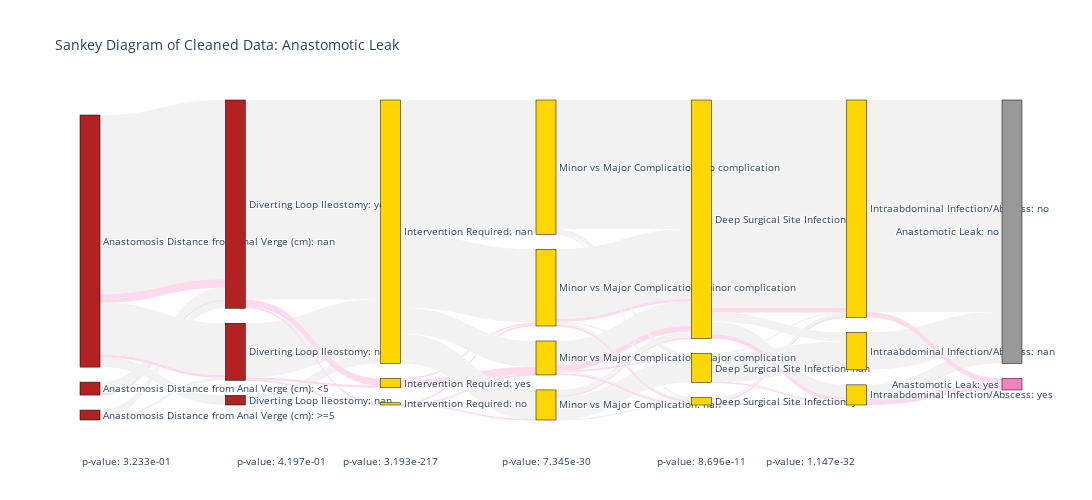

The code cell stored with this chart in its notebook:
### Markdown cell above
Glen suggested that I look into the relationship of distance from anal verge on leakage, since is generally thought that smaller distance from anal verge (< 5 cm) means greater chance of a leak.

### Code cell
# Include only those with LAR and non-empty
lar_df = rcc[(rcc['Type of Operation of Rectal Tumor'] == 'lar')].copy()
lar_df['Anastomotic Leak'] = lar_df['Anastomotic Leak'].fillna('no')

# Encode 'Anastomosis Distance from Anal Verge' into less than and greater than 5 cm
lar_df['Anastomosis Distance from Anal Verge (cm)'] = pd.cut(lar_df['Anastomosis Distance from Anal Verge (cm)'], [0.0, 5.0, 12.0], 
                                                             labels = ['<5', '>=5'], right=False, include_lowest=True)

# Viz with sankey, together with intervention and sepsis features
feats = ['Anastomosis Distance from Anal Verge (cm)', 'Diverting Loop Ileostomy', 'Intervention Required', 'Minor vs Major Complication', 'Deep Surgical Site Infection', 'Intraabdominal Infection/Abscess', 'Anastomotic Leak']
sankey_from_cleaned_data(lar_df, feats, 'Anastomotic Leak')

### Figure 1 — Plotly figure (JSON) as saved in the notebook; plotly's stock layout.template omitted (floating-point values rounded to 4 significant figures)
{"data": [{"arrangement": "snap", "link": {"color": ["rgb(242,242,242)", "rgb(253,218,236)", "rgb(242,242,242)", "rgb(253,218,236)", "rgb(242,242,242)", "rgb(253,218,236)", "rgb(242,242,242)", "rgb(253,218,236)", "rgb(242,242,242)", "rgb(253,218,236)", "rgb(242,242,242)", "rgb(253,218,236)", "rgb(242,242,242)", "rgb(253,218,236)", "rgb(242,242,242)", "rgb(253,218,236)", "rgb(242,242,242)", "rgb(253,218,236)", "rgb(242,242,242)", "rgb(253,218,236)", "rgb(242,242,242)", "rgb(253,218,236)", "rgb(242,242,242)", "rgb(253,218,236)", "rgb(242,242,242)", "rgb(253,218,236)", "rgb(242,242,242)", "rgb(253,218,236)", "rgb(242,242,242)", "rgb(253,218,236)", "rgb(242,242,242)", "rgb(253,218,236)", "rgb(242,242,242)", "rgb(253,218,236)", "rgb(242,242,242)", "rgb(253,218,236)", "rgb(242,242,242)", "rgb(253,218,236)", "rgb(242,242,242)", "rgb(253,218,236)", "rgb(242,242,242)", "rgb(253,218,236)", "rgb(242,242,242)", "rgb(253,218,236)", "rgb(242,242,242)", "rgb(253,218,236)", "rgb(242,242,242)", "rgb(253,218,236)", "rgb(242,242,242)", "rgb(253,218,236)", "rgb(242,242,242)", "rgb(253,218,236)", "rgb(242,242,242)", "rgb(253,218,236)", "rgb(242,242,242)", "rgb(253,218,236)", "rgb(242,242,242)", "rgb(253,218,236)", "rgb(242,242,242)", "rgb(253,218,236)", "rgb(242,242,242)", "rgb(253,218,236)", "rgb(242,242,242)", "rgb(253,218,236)", "rgb(242,242,242)", "rgb(253,218,236)", "rgb(242,242,242)", "rgb(253,218,236)", "rgb(242,242,242)", "rgb(253,218,236)", "rgb(242,242,242)", "rgb(253,218,236)", "rgb(242,242,242)", "rgb(253,218,236)", "rgb(242,242,242)", "rgb(253,218,236)", "rgb(242,242,242)", "rgb(253,218,236)", "rgb(242,242,242)", "rgb(253,218,236)", "rgb(242,242,242)", "rgb(253,218,236)", "rgb(242,242,242)", "rgb(253,218,236)", "rgb(242,242,242)", "rgb(253,218,236)", "rgb(242,242,242)", "rgb(253,218,236)", "rgb(242,242,242)", "rgb(253,218,236)", "rgb(242,242,242)", "rgb(253,218,236)", "rgb(242,242,242)", "rgb(253,218,236)", "rgb(242,242,242)", "rgb(253,218,236)", "rgb(242,242,242)", "rgb(253,218,236)", "rgb(242,242,242)", "rgb(253,218,236)", "rgb(242,242,242)", "rgb(253,218,236)", "rgb(242,242,242)", "rgb(253,218,236)", "rgb(242,242,242)", "rgb(253,218,236)", "rgb(242,242,242)", "rgb(253,218,236)", "rgb(242,242,242)", "rgb(253,218,236)", "rgb(242,242,242)", "rgb(253,218,236)", "rgb(242,242,242)", "rgb(253,218,236)"], "hovercolor": ["rgb(153,153,153)", "rgb(247,129,191)", "rgb(153,153,153)", "rgb(247,129,191)", "rgb(153,153,153)", "rgb(247,129,191)", "rgb(153,153,153)", "rgb(247,129,191)", "rgb(153,153,153)", "rgb(247,129,191)", "rgb(153,153,153)", "rgb(247,129,191)", "rgb(153,153,153)", "rgb(247,129,191)", "rgb(153,153,153)", "rgb(247,129,191)", "rgb(153,153,153)", "rgb(247,129,191)", "rgb(153,153,153)", "rgb(247,129,191)", "rgb(153,153,153)", "rgb(247,129,191)", "rgb(153,153,153)", "rgb(247,129,191)", "rgb(153,153,153)", "rgb(247,129,191)", "rgb(153,153,153)", "rgb(247,129,191)", "rgb(153,153,153)", "rgb(247,129,191)", "rgb(153,153,153)", "rgb(247,129,191)", "rgb(153,153,153)", "rgb(247,129,191)", "rgb(153,153,153)", "rgb(247,129,191)", "rgb(153,153,153)", "rgb(247,129,191)", "rgb(153,153,153)", "rgb(247,129,191)", "rgb(153,153,153)", "rgb(247,129,191)", "rgb(153,153,153)", "rgb(247,129,191)", "rgb(153,153,153)", "rgb(247,129,191)", "rgb(153,153,153)", "rgb(247,129,191)", "rgb(153,153,153)", "rgb(247,129,191)", "rgb(153,153,153)", "rgb(247,129,191)", "rgb(153,153,153)", "rgb(247,129,191)", "rgb(153,153,153)", "rgb(247,129,191)", "rgb(153,153,153)", "rgb(247,129,191)", "rgb(153,153,153)", "rgb(247,129,191)", "rgb(153,153,153)", "rgb(247,129,191)", "rgb(153,153,153)", "rgb(247,129,191)", "rgb(153,153,153)", "rgb(247,129,191)", "rgb(153,153,153)", "rgb(247,129,191)", "rgb(153,153,153)", "rgb(247,129,191)", "rgb(153,153,153)", "rgb(247,129,191)", "rgb(153,153,153)", "rgb(247,129,191)", "rgb(153,153,153)", "rgb(247,129,191)", "rgb(153,153,153)", "rgb(247,129,191)", "rgb(153,153,153)", "rgb(247,129,191)", "rgb(153,153,153)", "rgb(247,129,191)", "rgb(153,153,153)", "rgb(247,129,191)", "rgb(153,153,153)", "rgb(247,129,191)", "rgb(153,153,153)", "rgb(247,129,191)", "rgb(153,153,153)", "rgb(247,129,191)", "rgb(153,153,153)", "rgb(247,129,191)", "rgb(153,153,153)", "rgb(247,129,191)", "rgb(153,153,153)", "rgb(247,129,191)", "rgb(153,153,153)", "rgb(247,129,191)", "rgb(153,153,153)", "rgb(247,129,191)", "rgb(153,153,153)", "rgb(247,129,191)", "rgb(153,153,153)", "rgb(247,129,191)", "rgb(153,153,153)", "rgb(247,129,191)", "rgb(153,153,153)", "rgb(247,129,191)", "rgb(153,153,153)", "rgb(247,129,191)", "rgb(153,153,153)", "rgb(247,129,191)", "rgb(153,153,153)", "rgb(247,129,191)"], "label": ["Anastomotic Leak: no", "Anastomotic Leak: yes", "Anastomotic Leak: no", "Anastomotic Leak: yes", "Anastomotic Leak: no", "Anastomotic Leak: yes", "Anastomotic Leak: no", "Anastomotic Leak: yes", "Anastomotic Leak: no", "Anastomotic Leak: yes", "Anastomotic Leak: no", "Anastomotic Leak: yes", "Anastomotic Leak: no", "Anastomotic Leak: yes", "Anastomotic Leak: no", "Anastomotic Leak: yes", "Anastomotic Leak: no", "Anastomotic Leak: yes", "Anastomotic Leak: no", "Anastomotic Leak: yes", "Anastomotic Leak: no", "Anastomotic Leak: yes", "Anastomotic Leak: no", "Anastomotic Leak: yes", "Anastomotic Leak: no", "Anastomotic Leak: yes", "Anastomotic Leak: no", "Anastomotic Leak: yes", "Anastomotic Leak: no", "Anastomotic Leak: yes", "Anastomotic Leak: no", "Anastomotic Leak: yes", "Anastomotic Leak: no", "Anastomotic Leak: yes", "Anastomotic Leak: no", "Anastomotic Leak: yes", "Anastomotic Leak: no", "Anastomotic Leak: yes", "Anastomotic Leak: no", "Anastomotic Leak: yes", "Anastomotic Leak: no", "Anastomotic Leak: yes", "Anastomotic Leak: no", "Anastomotic Leak: yes", "Anastomotic Leak: no", "Anastomotic Leak: yes", "Anastomotic Leak: no", "Anastomotic Leak: yes", "Anastomotic Leak: no", "Anastomotic Leak: yes", "Anastomotic Leak: no", "Anastomotic Leak: yes", "Anastomotic Leak: no", "Anastomotic Leak: yes", "Anastomotic Leak: no", "Anastomotic Leak: yes", "Anastomotic Leak: no", "Anastomotic Leak: yes", "Anastomotic Leak: no", "Anastomotic Leak: yes", "Anastomotic Leak: no", "Anastomotic Leak: yes", "Anastomotic Leak: no", "Anastomotic Leak: yes", "Anastomotic Leak: no", "Anastomotic Leak: yes", "Anastomotic Leak: no", "Anastomotic Leak: yes", "Anastomotic Leak: no", "Anastomotic Leak: yes", "Anastomotic Leak: no", "Anastomotic Leak: yes", "Anastomotic Leak: no", "Anastomotic Leak: yes", "Anastomotic Leak: no", "Anastomotic Leak: yes", "Anastomotic Leak: no", "Anastomotic Leak: yes", "Anastomotic Leak: no", "Anastomotic Leak: yes", "Anastomotic Leak: no", "Anastomotic Leak: yes", "Anastomotic Leak: no", "Anastomotic Leak: yes", "Anastomotic Leak: no", "Anastomotic Leak: yes", "Anastomotic Leak: no", "Anastomotic Leak: yes", "Anastomotic Leak: no", "Anastomotic Leak: yes", "Anastomotic Leak: no", "Anastomotic Leak: yes", "Anastomotic Leak: no", "Anastomotic Leak: yes", "Anastomotic Leak: no", "Anastomotic Leak: yes", "Anastomotic Leak: no", "Anastomotic Leak: yes", "Anastomotic Leak: no", "Anastomotic Leak: yes", "Anastomotic Leak: no", "Anastomotic Leak: yes", "Anastomotic Leak: no", "Anastomotic Leak: yes", "Anastomotic Leak: no", "Anastomotic Leak: yes", "Anastomotic Leak: no", "Anastomotic Leak: yes", "Anastomotic Leak: no", "Anastomotic Leak: yes", "Anastomotic Leak: no", "Anastomotic Leak: yes", "Anastomotic Leak: no", "Anastomotic Leak: yes"], "source": [0, 0, 1, 1, 2, 2, 0, 0, 1, 1, 2, 2, 0, 0, 1, 1, 2, 2, 3, 3, 4, 4, 5, 5, 3, 3, 4, 4, 5, 5, 3, 3, 4, 4, 5, 5, 6, 6, 7, 7, 8, 8, 6, 6, 7, 7, 8, 8, 6, 6, 7, 7, 8, 8, 6, 6, 7, 7, 8, 8, 9, 9, 10, 10, 11, 11, 12, 12, 9, 9, 10, 10, 11, 11, 12, 12, 9, 9, 10, 10, 11, 11, 12, 12, 13, 13, 14, 14, 15, 15, 13, 13, 14, 14, 15, 15, 13, 13, 14, 14, 15, 15, 16, 16, 17, 17, 18, 18, 16, 16, 17, 17, 18, 18], "target": [3, 3, 3, 3, 3, 3, 4, 4, 4, 4, 4, 4, 5, 5, 5, 5, 5, 5, 6, 6, 6, 6, 6, 6, 7, 7, 7, 7, 7, 7, 8, 8, 8, 8, 8, 8, 9, 9, 9, 9, 9, 9, 10, 10, 10, 10, 10, 10, 11, 11, 11, 11, 11, 11, 12, 12, 12, 12, 12, 12, 13, 13, 13, 13, 13, 13, 13, 13, 14, 14, 14, 14, 14, 14, 14, 14, 15, 15, 15, 15, 15, 15, 15, 15, 16, 16, 16, 16, 16, 16, 17, 17, 17, 17, 17, 17, 18, 18, 18, 18, 18, 18, 19, 19, 19, 19, 19, 19, 20, 20, 20, 20, 20, 20], "value": [0.652, 0.03109, 0.04614, 0.001003, 0.02708, 0, 0.1886, 0.01003, 0, 0, 0.009027, 0, 0.03511, 0, 0, 0, 0, 0, 0.7252, 0, 0.1976, 0, 0.03511, 0, 0, 0.02608, 0, 0.008024, 0, 0, 0, 0.006018, 0, 0.002006, 0, 0, 0.4885, 0, 0, 0, 0, 0, 0.2668, 0, 0, 0.006018, 0, 0.006018, 0.09428, 0, 0, 0.02808, 0, 0.001003, 0.1083, 0, 0, 0, 0, 0.001003, 0.4694, 0, 0.2538, 0.01003, 0.08726, 0.02207, 0.02407, 0.001003, 0.01805, 0, 0.002006, 0, 0.001003, 0.001003, 0.08325, 0, 0.001003, 0, 0.01103, 0.002006, 0.006018, 0.006018, 0.001003, 0, 0.7553, 0.01705, 0.001003, 0, 0.01505, 0.002006, 0.0331, 0, 0.1033, 0, 0, 0, 0.04614, 0.01605, 0, 0.001003, 0.004012, 0.006018, 0.7713, 0, 0.1364, 0, 0.05015, 0, 0, 0.01906, 0, 0, 0, 0.02307]}, "node": {"color": ["FireBrick", "FireBrick", "FireBrick", "FireBrick", "FireBrick", "FireBrick", "Gold", "Gold", "Gold", "Gold", "Gold", "Gold", "Gold", "Gold", "Gold", "Gold", "Gold", "Gold", "Gold", "rgb(153,153,153)", "rgb(247,129,191)"], "label": ["Anastomosis Distance from Anal Verge (cm): nan", "Anastomosis Distance from Anal Verge (cm): <5", "Anastomosis Distance from Anal Verge (cm): >=5", "Diverting Loop Ileostomy: yes", "Diverting Loop Ileostomy: no", "Diverting Loop Ileostomy: nan", "Intervention Required: nan", "Intervention Required: yes", "Intervention Required: no", "Minor vs Major Complication: no complication", "Minor vs Major Complication: minor complication", "Minor vs Major Complication: major complication", "Minor vs Major Complication: nan", "Deep Surgical Site Infection: no", "Deep Surgical Site Infection: nan", "Deep Surgical Site Infection: yes", "Intraabdominal Infection/Abscess: no", "Intraabdominal Infection/Abscess: nan", "Intraabdominal Infection/Abscess: yes", "Anastomotic Leak: no", "Anastomotic Leak: yes"], "line": {"color": "black", "width": 0.5}, "pad": 15, "thickness": 20, "x": [0, 0, 0, 0.1667, 0.1667, 0.1667, 0.3333, 0.3333, 0.3333, 0.5, 0.5, 0.5, 0.5, 0.6667, 0.6667, 0.6667, 0.8333, 0.8333, 0.8333, 1, 1], "y": [0.01805, 0.05968, 0.5416, 0.01755, 0.1389, 0.6214, 0.004012, 0.02508, 0.5211, 0.05466, 0.171, 0.3721, 0.7558, 0.01354, 0.07974, 0.5662, 0.03661, 0.1414, 0.6048, 0.02106, 0.5211]}, "type": "sankey", "valueformat": ".2%"}], "layout": {"annotations": [{"showarrow": false, "text": "p-value: 3.233e-01", "x": 0, "y": 0, "yshift": -50}, {"showarrow": false, "text": "p-value: 4.197e-01", "x": 0.1667, "y": 0, "yshift": -50}, {"showarrow": false, "text": "p-value: 3.193e-217", "x": 0.3333, "y": 0, "yshift": -50}, {"showarrow": false, "text": "p-value: 7.345e-30", "x": 0.5, "y": 0, "yshift": -50}, {"showarrow": false, "text": "p-value: 8.696e-11", "x": 0.6667, "y": 0, "yshift": -50}, {"showarrow": false, "text": "p-value: 1.147e-32", "x": 0.8333, "y": 0, "yshift": -50}], "font": {"size": 10}, "height": 500, "title": {"text": "Sankey Diagram of Cleaned Data: Anastomotic Leak"}, "width": 2100}}
